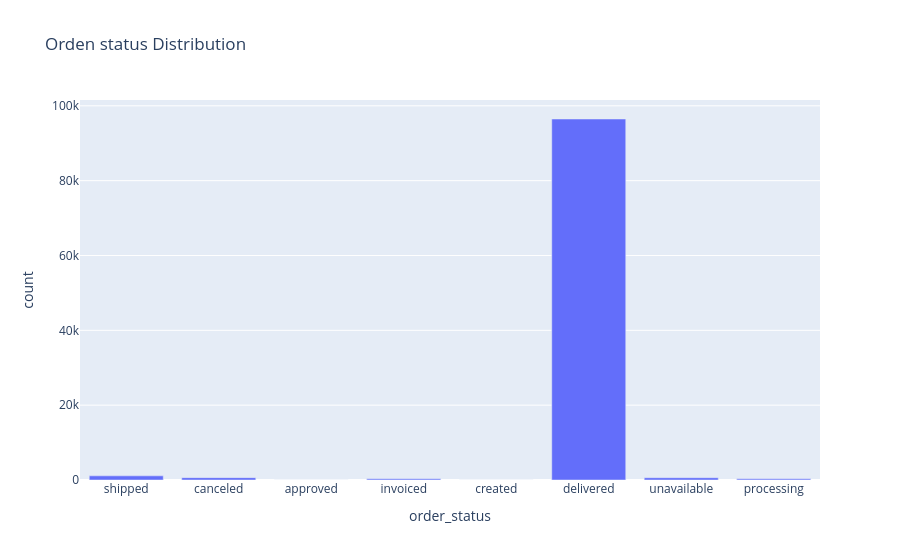

Notebook code for this chart:
### Code cell
(orders.groupby("order_status")
     .count()
     .plot
     .bar(x="order_status", 
          y="count", 
          title="Orden status Distribution")
)

### Figure 1 — Plotly figure (JSON) as saved in the notebook; plotly's stock layout.template omitted (floating-point values rounded to 4 significant figures)
{"data": [{"alignmentgroup": "True", "hovertemplate": "order_status=%{x}<br>count=%{y}<extra></extra>", "legendgroup": "", "marker": {"color": "#636efa", "pattern": {"shape": ""}}, "name": "", "offsetgroup": "", "orientation": "v", "showlegend": false, "textposition": "auto", "type": "bar", "x": ["shipped", "canceled", "approved", "invoiced", "created", "delivered", "unavailable", "processing"], "xaxis": "x", "y": [1107, 625, 2, 314, 5, 96478, 609, 301], "yaxis": "y"}], "layout": {"barmode": "relative", "legend": {"tracegroupgap": 0}, "title": {"text": "Orden status Distribution"}, "xaxis": {"anchor": "y", "domain": [0, 1], "title": {"text": "order_status"}}, "yaxis": {"anchor": "x", "domain": [0, 1], "title": {"text": "count"}}}}
